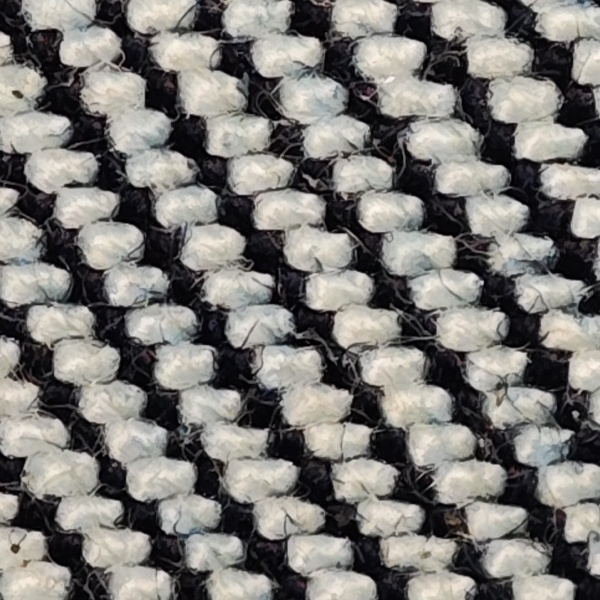
#> input picture experiments/shibie-8k-rt-physical-optics/photo_05_real_R_native600.jpg, 600 x 600 px
$ python -i orient_v2.py   (imports and definitions only)
#> lines starting #> are read from the running program, lines starting #| are printed output that depends on the picture; after the words box and inside, x2 and y2 are one past the last pixel; in counts of white or black regions, pixels touching at a corner belong together
"""Experimental real-yarn-axis proposal from joint orthogonal spectral and ACF evidence.

Neither Fourier texture peaks nor autocorrelation lattice vectors are verified
physical yarn directions; fail closed when independent evidence disagrees.
No ground-truth or sample-specific angle is ever passed to this estimator.
"""
from __future__ import annotations

import math
import numpy as np
from PIL import Image, ImageFilter

ORIENTATION_VERSION = "orthogonal-spectrum-acf-0.1"
BIN_DEG = 3
N_BINS = 180 // BIN_DEG
WINDOW = 72


def _canonical_delta(a, b):
    """Distance of unlabelled perpendicular axis pairs (90-degree symmetry)."""
    z = abs((float(a)-float(b)) % 90.0)
    return min(z,90.0-z)


def _bin_axes(angles, weights):
    idx=np.floor((angles % 180)/BIN_DEG).astype(int) % N_BINS
    return np.bincount(idx.ravel(),weights=np.asarray(weights).ravel(),
                       minlength=N_BINS).astype(float)


def _pair_score(hist):
    """Wants two orthogonal directional families, not one diagonal twill band."""
    h=np.asarray(hist,float)
    folded=np.sqrt(np.maximum(h[:30],0)*np.maximum(h[30:],0))
    sm=(np.roll(folded,1)+2*folded+np.roll(folded,-1))/4
    rank=np.argsort(sm)[::-1]
    best=int(rank[0])
    other=next((int(i) for i in rank[1:] if min(abs(int(i)-best),30-abs(int(i)-best))>=4),int(rank[-1]))
    return (best+.5)*BIN_DEG,float(sm[best]),float(sm[other]),float(np.median(sm))


def _spectral(image):
    """Return orthogonal pair orientation: strength from both spatial families."""
    image=image.convert("L")
    image.thumbnail((768,768),Image.Resampling.LANCZOS)
    w,h=image.size
    s=min(w,h)
    left=(w-s)//2
    top=(h-s)//2
    tile=image.crop((left,top,left+s,top+s))
    # Do not enlarge; lower image resolution cannot support physical pitch.
    a=np.asarray(tile,dtype=np.float32)
    if s < 160 or np.std(a)<5:
        return None,{"reason":"INSUFFICIENT_IMAGE_STRUCTURE"}
    bg=np.asarray(tile.filter(ImageFilter.GaussianBlur(radius=15)),dtype=np.float32)
    a=a-bg
    a*=np.outer(np.hanning(s),np.hanning(s))
    spectrum=np.abs(np.fft.fftshift(np.fft.fft2(a)))**2
    fy=np.fft.fftshift(np.fft.fftfreq(s))
    fx=fy
    yy,xx=np.meshgrid(fy,fx,indexing="ij")
    radius=np.hypot(xx,yy)
    mask=(radius>=.012)&(radius<=.19)
    # Normalize power across radius bands, so dominant low-frequency twill
    # cannot automatically overrule two weaker orthogonal yarn signatures.
    ring=np.minimum((radius*120).astype(int),25)
    hist_ring=np.bincount(ring[mask].ravel(),
                          weights=spectrum[mask].ravel(),minlength=26)
    counts=np.bincount(ring[mask].ravel(),minlength=26)
    avg=hist_ring/np.maximum(counts,1)
    normalized=np.where(mask, spectrum/np.maximum(avg[ring],1e-8),0)
    normalized=np.sqrt(np.maximum(normalized,0))
    normal_angle=(np.degrees(np.arctan2(yy,xx))+180)%180
    line_angle=(normal_angle+90)%180
    directional=_bin_axes(line_angle,normalized)
    theta,peak,other,median=_pair_score(directional)
    return theta,{"fft_two_family_score":round(peak,4),
                  "fft_runner_up_score":round(other,4),
                  "fft_pair_to_median":round(peak/max(median,1e-8),4),
                  "fft_peak_to_runner":round(peak/max(other,1e-8),4),
                  "original_side_px":s,
                  "field":a}


def _ac_lattice(field):
    """Evaluate correlation-maxima translation directions, not raw FFT axes."""
    s=field.shape[0]
    p=np.abs(np.fft.fft2(field))**2
    ac=np.fft.fftshift(np.fft.ifft2(p).real)
    ac=ac/max(ac[s//2,s//2],1e-8)
    d=min(WINDOW,s//4)
    patch=ac[s//2-d:s//2+d+1,s//2-d:s//2+d+1]
    y,x=np.indices(patch.shape)
    y=y-d
    x=x-d
    radius=np.hypot(x,y)
    valid=(radius>=7)&(radius<d)
    # Maxima in surrounding +/- 2px, without scipy dependency.
    peaks=valid & (patch>=.055)
    for dy in (-2,-1,0,1,2):
        for dx in (-2,-1,0,1,2):
            if dy==0 and dx==0: continue
            shifted=np.roll(np.roll(patch,dy,axis=0),dx,axis=1)
            peaks &= patch>=shifted
    if not np.any(peaks):
        return None,{"reason":"NO_AUTOCORRELATION_LATTICE_PEAKS",
                     "ac_peak_count":0}
    # Multiple repeats along a periodic axis reinforce it; prefer short lag.
    v=np.clip(patch[peaks],0,None)/(radius[peaks]**.3)
    direction=(np.degrees(np.arctan2(y[peaks],x[peaks]))+180)%180
    h=_bin_axes(direction,v)
    theta,peak,other,median=_pair_score(h)
    return theta,{"ac_peak_count":int(np.count_nonzero(peaks)),
                  "ac_two_family_score":round(peak,6),
                  "ac_pair_to_median":round(peak/max(median,1e-8),4),
                  "ac_peak_to_runner":round(peak/max(other,1e-8),4)}


def propose_axes(image):
    """Automated proposal or explicit rejection. Output axis pair unlabelled."""
    theta,fft=_spectral(image)
    if theta is None: return {"status":"ABSTAINED",**fft,"method":ORIENTATION_VERSION}
    field=fft.pop("field")
    ac_theta,ac=_ac_lattice(field)
    result={"method":ORIENTATION_VERSION,"status":"ABSTAINED",
            "spectrum_axis_deg":round(theta%90,3),
            "acf_axis_deg":round(ac_theta%90,3) if ac_theta is not None else None,
            "unlabelled_axes_deg":None,
            **fft,**ac}
    if ac_theta is None:
        result["reason"]="AUTOCORRELATION_UNSUPPORTED"
    elif _canonical_delta(theta,ac_theta)>9:
        result["reason"]="SPECTRUM_ACF_AXIS_CONFLICT"
    elif fft["fft_pair_to_median"]<1.11:
        result["reason"]="FOURIER_AXES_AMBIGUOUS"
    elif ac.get("ac_pair_to_median",0)<1.15:
        result["reason"]="ACF_AXES_AMBIGUOUS"
    else:
        # Orientations are intrinsically modulo 90: no warp/weft identity.
        theta_rad=math.radians(4*theta)
        ac_rad=math.radians(4*ac_theta)
        combined=(math.degrees(math.atan2(math.sin(theta_rad)+math.sin(ac_rad),
                       math.cos(theta_rad)+math.cos(ac_rad)))/4)%90
        result.update(status="PROPOSED_NOT_VALIDATED",reason=None,
                      unlabelled_axes_deg=[round(combined,3),
                                            round(combined+90,3)])
    result["method_disagreement_deg"]=round(_canonical_delta(theta,ac_theta),3) if ac_theta is not None else None
    return result

>>> from PIL import Image
>>> picture = Image.open('../shibie-8k-rt-physical-optics/photo_05_real_R_native600.jpg')
#> picture is the input picture: PIL image 600x600 RGB; mean R, G, B 125.2, 123.1, 119.6
>>> result = propose_axes(picture)
#> in _spectral, `radius=np.hypot(xx,yy)`:
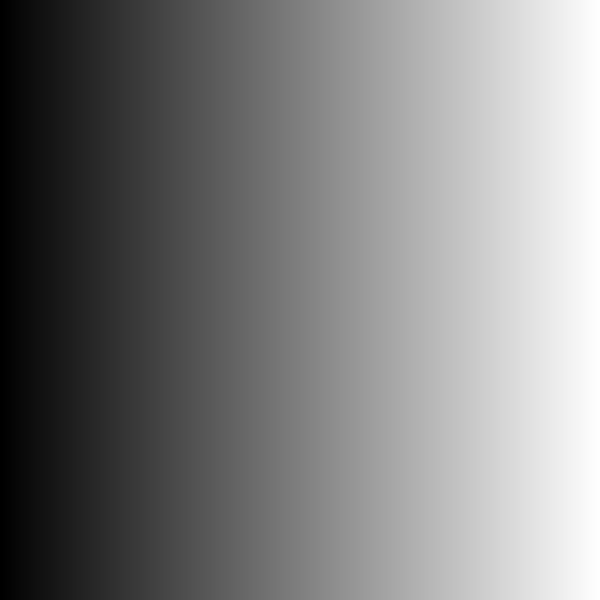
#> xx: shape (600, 600) float64; min -0.5, max 0.498, mean -0.000833; drawn with min black and max white
#> in _spectral, `hist_ring=np.bincount(ring[mask].ravel(), weights=spectrum[mask].ravel..`: hist_ring = 26 values, max 1.58e+13 at index 2, min 0 at index 0, mean 1.9e+12
#> in _spectral, `avg=hist_ring/np.maximum(counts,1)`: avg = 26 values, max 6.45e+10 at index 1, min 0 at index 0, mean 5.16e+09
#> in _spectral, `normalized=np.where(mask, spectrum/np.maximum(avg[ring],1e-8),0)`:
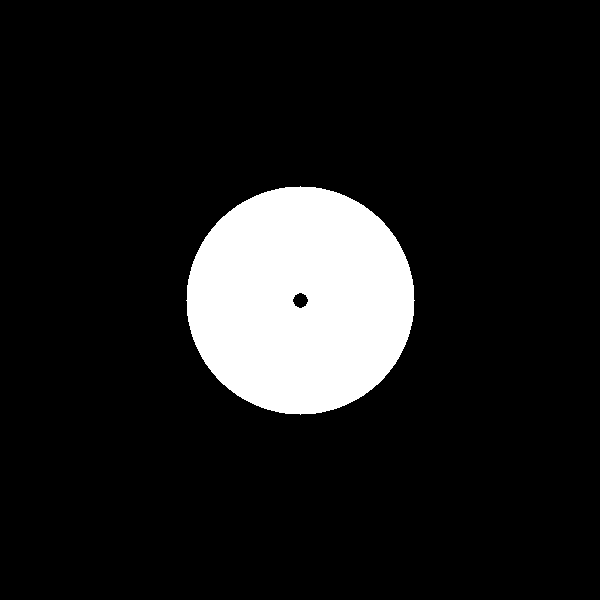
#> mask: shape (600, 600) bool; 11.3% white; 1 white region, box (x1, y1, x2, y2) and area: (186, 186, 415, 415) 40632
#> in _bin_axes, `idx=np.floor((angles % 180)/BIN_DEG).astype(int) % N_BINS`:
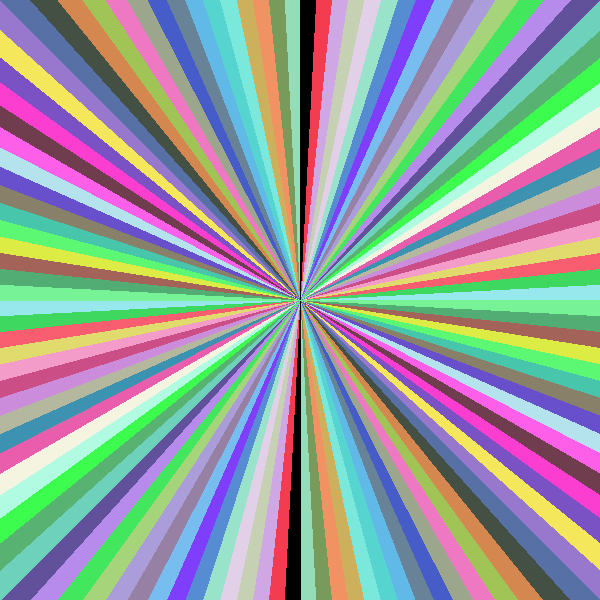
#> idx: shape (600, 600) int64; 60 distinct labels, from 0 to 59; one colour per label, 0 black
#> in _spectral, `directional=_bin_axes(line_angle,normalized)`: directional = 60 values, max 983.6 at index 0, min 414.5 at index 37, mean 575.7
#> in _spectral, `directional=_bin_axes(line_angle,normalized)`:
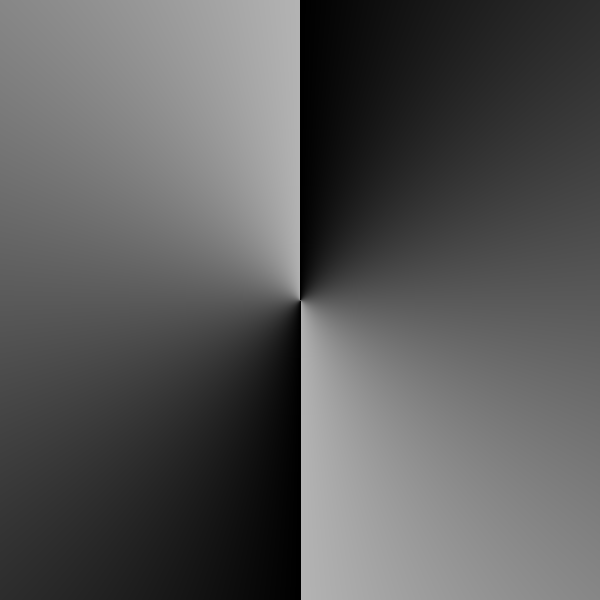
#> line_angle: shape (600, 600) float64; min 0, max 179.8, mean 89.9
#> in _pair_score, `h=np.asarray(hist,float)`: h has the same summary as directional in _spectral
#> in _pair_score, `folded=np.sqrt(np.maximum(h[:30],0)*np.maximum(h[30:],0))`: folded = 30 values, max 813.6 at index 0, min 492.9 at index 20, mean 568
#> in _pair_score, `sm=(np.roll(folded,1)+2*folded+np.roll(folded,-1))/4`: sm = 30 values, max 685.9 at index 0, min 504.1 at index 20, mean 568
#> in _pair_score, `rank=np.argsort(sm)[::-1]`: rank = 30 values, max 29 at index 5, min 0 at index 0, mean 14.5
#> in _pair_score, `best=int(rank[0])`: best = 0
#> in _pair_score, `other=next((int(i) for i in rank[1:] if min(abs(int(i)-best),30-abs(in..`: other = 4
#> in _spectral, `theta,peak,other,median=_pair_score(directional)`: theta = 1.5; peak = 685.9; other = 611; median = 552.6
#> in propose_axes, `theta,fft=_spectral(image)`: theta = 1.5; fft = 6 items
#> in _ac_lattice, `ac=np.fft.fftshift(np.fft.ifft2(p).real)`:
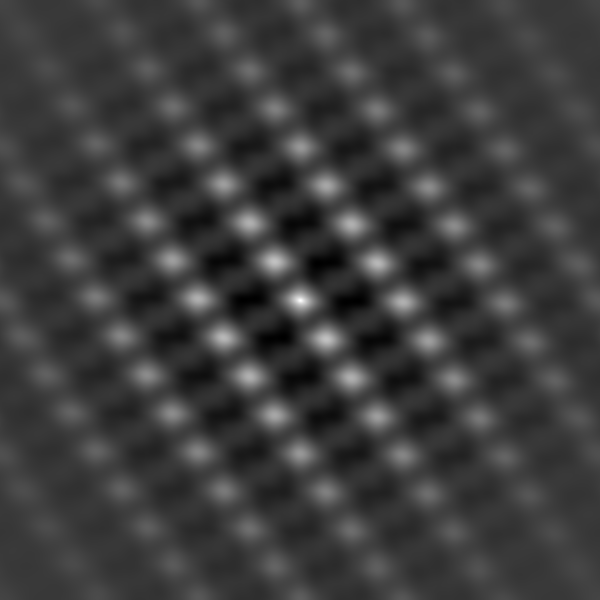
#> ac: shape (600, 600) float64; min -49135267.2, max 155828478.3, mean 0.1; drawn with min black and max white
#> in _ac_lattice, `patch=ac[s//2-d:s//2+d+1,s//2-d:s//2+d+1]`:
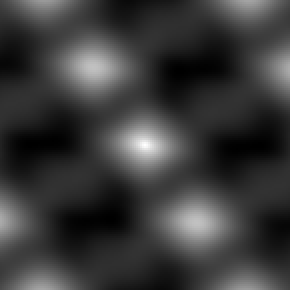
#> patch: shape (145, 145) float64 (shown 2 times larger); min -0.315, max 1, mean -0.0103; drawn with min black and max white
#> in _ac_lattice, `peaks=valid & (patch>=.055)`: peaks: shape (145, 145) bool; 17% white; 5 white regions, box (x1, y1, x2, y2) and area: (25, 15, 69, 52) 1188, (76, 93, 120, 130) 1188, (50, 54, 95, 91) 1006, (128, 29, 141, 50) 101, (4, 95, 17, 116) 101
#> after the loop in _ac_lattice, `for dy in (-2,-1,0,1,2):`:
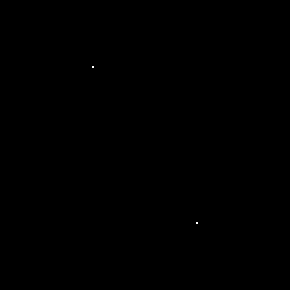
#> peaks: shape (145, 145) bool (shown 2 times larger); 0.01% white in thin lines or dots, all inside (x1, y1, x2, y2) = (46, 33, 99, 112)
#> in _ac_lattice, `v=np.clip(patch[peaks],0,None)/(radius[peaks]**.3)`: v = [0.215, 0.215]
#> in _ac_lattice, `direction=(np.degrees(np.arctan2(y[peaks],x[peaks]))+180)%180`: direction = [56.31, 56.31]
#> in _ac_lattice, `h=_bin_axes(direction,v)`: h = 60 values, max 0.429 at index 18, min 0 at index 0, mean 0.00716
#> in _ac_lattice, `theta,peak,other,median=_pair_score(h)`: theta = 88.5; peak = 0
#> in propose_axes, `ac_theta,ac=_ac_lattice(field)`: ac_theta = 88.5; ac = {'ac_peak_count': 2, 'ac_two_family_score': 0, 'ac_pair_to_median': 0, 'ac_peak_to_runner': 0}
#> in _canonical_delta, `z = abs((float(a)-float(b)) % 90.0)`: z = 3
#> result = 16 items
